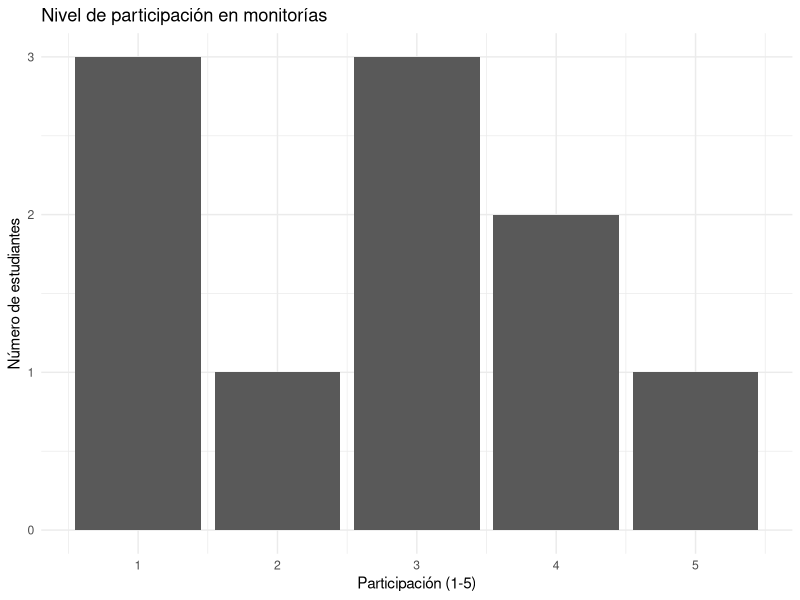

Here is the R script that generated this plot:
## ---- chunk 1
#| echo: false
#| message: false
#| warning: false
outcome_challenges <- data.frame(
  Actor = c("Estudiantes", "Monitores", "Profesores"),
  Cambio_esperado = c(
    "Participan activamente en monitorías y mejoran hábitos de estudio",
    "Desarrollan habilidades pedagógicas y acompañan efectivamente",
    "Integran monitorías en su estrategia de enseñanza"
  ),
  stringsAsFactors = FALSE
)

outcome_challenges
## ---- chunk 2
#| echo: false
#| message: false
#| warning: false

 progress_markers <- data.frame(
  Actor = rep("Estudiantes", 3),
  Nivel = c("Espera ver", "Quisiera ver", "Le encantaría ver"),
  Comportamiento = c(
    "Asisten regularmente a monitorías",
    "Participan activamente en sesiones",
    "Ayudan a otros estudiantes"
  ),
  stringsAsFactors = FALSE
)

progress_markers
## ---- chunk 3
#| echo: false
#| message: false
#| warning: false

estrategias <- data.frame(
  Estrategia = c(
    "Capacitación a monitores",
    "Sesiones semanales de monitoría",
    "Seguimiento académico",
    "Coordinación con profesores"
  ),
  Objetivo = c(
    "Mejorar calidad del acompañamiento",
    "Aumentar participación estudiantil",
    "Detectar estudiantes en riesgo",
    "Alinear monitorías con cursos"
  ),
  stringsAsFactors = FALSE
)

estrategias

## ---- chunk 4
#| echo: false
#| message: false
#| warning: false

set.seed(123)

seguimiento <- data.frame(
  estudiante = 1:10,
  asistencia = sample(0:1, 10, replace = TRUE),
  participacion = sample(1:5, 10, replace = TRUE),
  ayuda_otros = sample(0:1, 10, replace = TRUE)
)

seguimiento
## ---- chunk 5
#| echo: false
#| message: false
#| warning: false

library(ggplot2)

ggplot(seguimiento, aes(x = participacion)) +
  geom_bar() +
  labs(
    title = "Nivel de participación en monitorías",
    x = "Participación (1-5)",
    y = "Número de estudiantes"
  ) +
  theme_minimal()
